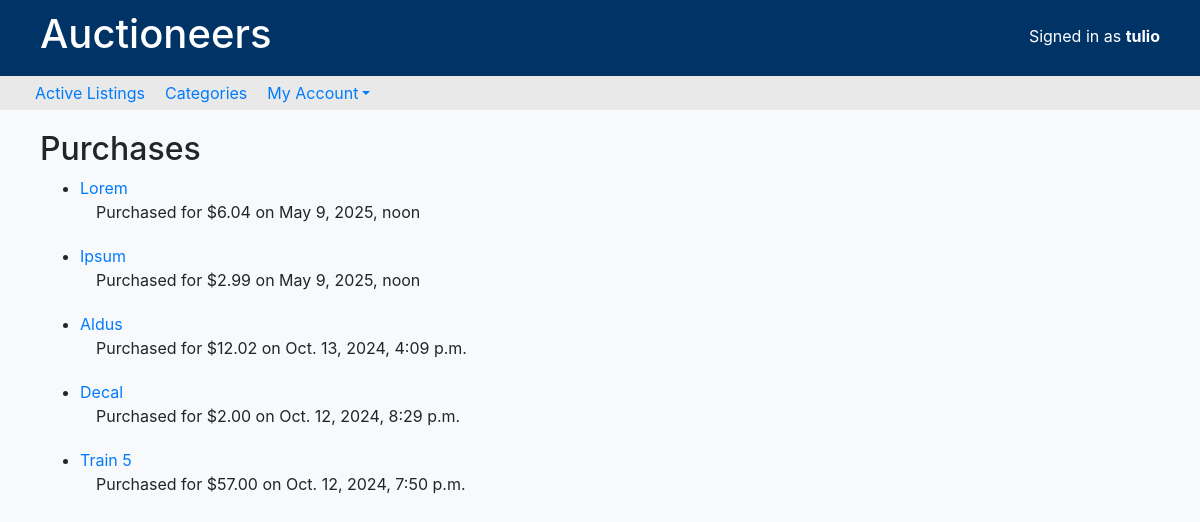
/purchases/ (signed in), run on the app's committed database.
### auctions/models.py (models this page shows, shortened)
class User(AbstractUser):
    watchlist = models.ManyToManyField(
        "Auction_Listing", related_name="watched_by", blank=True
    )
    purchases = models.ManyToManyField(
        "Auction_Listing", related_name="purchased_by", blank=True
    )

class Auction_Listing(models.Model):
    category = models.ForeignKey(
        Category, on_delete=models.PROTECT, related_name="listings"
    )
    title = models.CharField(max_length=25)
    description = models.TextField()
    image = models.FileField(
        upload_to="media/", blank=False, default="media/placeholder.jpg"
    )
    quantity = models.IntegerField()
    price = models.DecimalField(max_digits=10, decimal_places=2)
    current_bid = models.ForeignKey(
        "Bid", on_delete=models.PROTECT, related_name="listings", null=True, blank=True
    )
    seller = models.ForeignKey(User, on_delete=models.CASCADE, related_name="listings")
    timestamp = models.DateTimeField(auto_now_add=True)
    closing_time = models.DateTimeField(blank=False)
    is_open = models.BooleanField(default=True)
    comment = models.ForeignKey(
        "Comment",
        on_delete=models.SET_NULL,
        default=None,
        null=True,
        blank=True,
        related_name="comments",
    )

### auctions/views.py (the view)
# urls.py: path("purchases/", views.purchases, name="purchases"),
def purchases(request):
    if request.user.is_authenticated:
        purchases = request.user.purchases.all()
    else:
        purchases = []
    return render(request, "auctions/purchases.html", {"purchases": purchases})

### auctions/templates/auctions/purchases.html
{% extends "auctions/layout.html" %} {% block body %}
<h2>Purchases</h2>
<div>
  {% if user.is_authenticated %} {% if purchases %}
  <ul>
    {% for listing in purchases %}
    <li id="list">
      <a href="{% url 'listing_detail' listing.id  %}">{{ listing.title }}</a>
      <div>
        &emsp;Purchased for ${{ listing.price }} on {{ listing.closing_time }}
      </div>
    </li>
    {% endfor %}
  </ul>
  {% else %} No purchases found. {% endif %} {% endif %}
</div>
{% endblock %}

### auctions/templates/auctions/layout.html (shortened to what this page needs)
{% load static %}
<!DOCTYPE html>
<html lang="en">
  <head>
    <link
      rel="stylesheet"
      href="https://stackpath.bootstrapcdn.com/bootstrap/4.4.1/css/bootstrap.min.css"
    />
    <link href="{% static 'auctions/styles.css' %}" rel="stylesheet" />
  </head>
  <body>
    <div class="container-fluid">
      <div class="row header-background">
        <div class="col-12 col-md-8">
          <h1>Auctioneers</h1>
        </div>
        <div
          class="col-12 col-md-4 d-flex justify-content-end align-items-center text-end"
        >
          {% if user.is_authenticated %}
          <div class="mb-1">
            Signed in as <strong>{{ user.username }}</strong>
          </div>
          {% endif %}
        </div>
      </div>
      <ul class="row nav">
        <li class="nav-item">
          <a class="nav-link" href="{% url 'index' %}">Active Listings</a>
        </li>
        <li class="nav-item">
          <a class="nav-link" href="{% url 'categories' %}">Categories</a>
        </li>
        {% if user.is_authenticated %}
        <li class="nav-item dropdown">
          <a href="#" class="nav-link dropdown-toggle" data-toggle="dropdown"
            >My Account</a
          >
        </li>
        {% endif %}
      </ul>
      <div id="content_block">{% block body %} {% endblock %}</div>
    </div>
  </body>
</html>

### auctions/static/auctions/styles.css (style rules this page uses)
body { background-color: #f8f9fa; }
.header-background { background-color: #003366; color: white; padding: 10px 25px; }
.nav { margin-bottom: 20px; padding: 5px 25px; background-color: rgb(233, 233, 233); }
.nav-link { text-decoration: none; padding: 0 10px; border-radius: 5px; }
#content_block { padding: 0 25px; }
#list { margin-bottom: 20px; }

### data on the page
User: username "tulio"
Auction_Listing: title "Lorem", price "6.04", closing_time "May 9, 2025, noon"
Auction_Listing: title "Ipsum", price "2.99", closing_time "May 9, 2025, noon"
Auction_Listing: title "Aldus", price "12.02", closing_time "Oct. 13, 2024, 4:09 p.m."
Auction_Listing: title "Decal", price "2.00", closing_time "Oct. 12, 2024, 8:29 p.m."
Auction_Listing: title "Train 5", price "57.00", closing_time "Oct. 12, 2024, 7:50 p.m."
